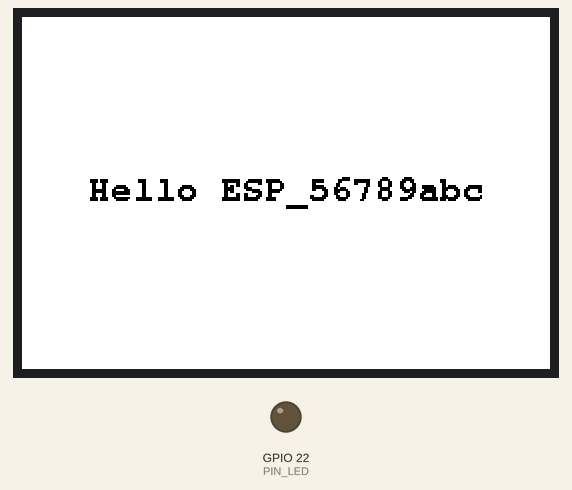
The sketch below on a simulated ESP32. On the bench: 264×176 colour display, output pins drawn as LEDs (lit = HIGH). WiFi joins after 1.5 s; servers stay silent unless stated; what the sketch prints to the serial monitor is not drawn.

Above: at 30.1 s.
At 46.1 s:
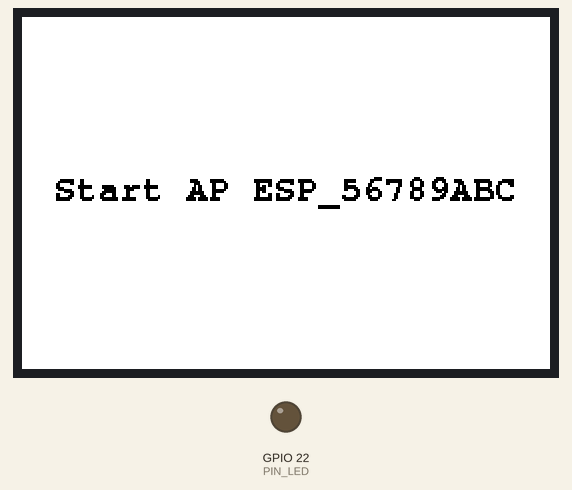
At 62.6 s:
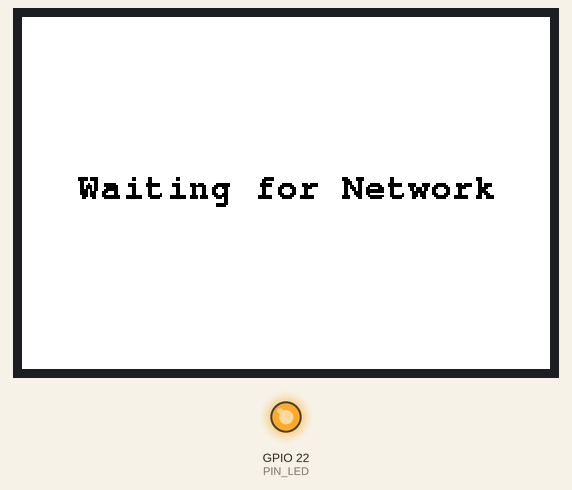
At 77.6 s:
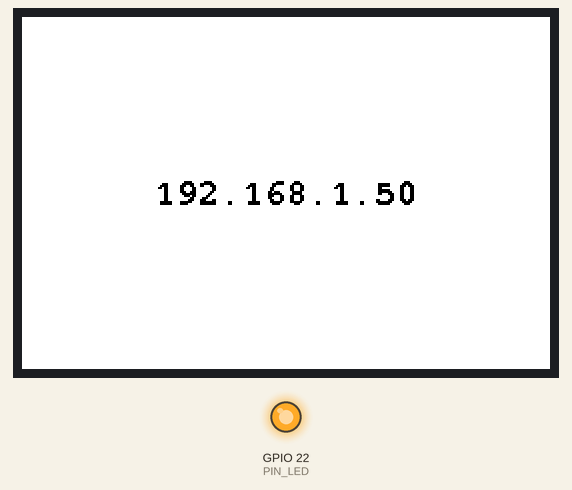

The sketch:

wificonnect.ino
```cpp
#include <esp_wifi.h>
#include <WiFi.h>
#include <WiFiClient.h>
// SPI is used by WiFi library
#include <SPI.h>

// Define must come before GxEPD2 includes
#define ENABLE_GxEPD2_GFX 1
#include <GxEPD2_BW.h>
#include <GxEPD2_3C.h>
#include <Fonts/FreeMonoBold9pt7b.h>
// 264x176

void initDisplay(GxEPD2_GFX& display);
void helloWorld(GxEPD2_GFX& display, const char *msg);
GxEPD2_3C<GxEPD2_270c, GxEPD2_270c::HEIGHT> display(GxEPD2_270c(/*CS=5*/ SS, /*DC=*/ 17, /*RST=*/ 16, /*BUSY=*/ 4));

char *ip_to_char(uint32_t ip);

#define COLORED     0
#define UNCOLORED   1

#define ESP_getChipId()   ((uint32_t)ESP.getEfuseMac())

#define LED_ON      LOW
#define LED_OFF     HIGH

// SSID and PW for Config Portal
String ssid = "ESP_" + String(ESP_getChipId(), HEX);
const char* password = "setup";

// SSID and PW for your Router
String Router_SSID;
String Router_Pass;

// Define must come before EPS_WiFiManager include
#define USE_AVAILABLE_PAGES     true
#include <ESP_WiFiManager.h>

const int PIN_LED = 22;

void heartBeatPrint(void)
{
  static int num = 1;

  if (WiFi.status() == WL_CONNECTED)
    Serial.print("H");        // H means connected to WiFi
  else
    Serial.print("F");        // F means not connected to WiFi

  if (num == 80)
  {
    Serial.println();
    num = 1;
  }
  else if (num++ % 10 == 0)
  {
    Serial.print(" ");
  }
}

void check_status()
{
  static ulong checkstatus_timeout = 0;

  //KH
#define HEARTBEAT_INTERVAL    10000L
  // Print hearbeat every HEARTBEAT_INTERVAL (10) seconds.
  if ((millis() > checkstatus_timeout) || (checkstatus_timeout == 0))
  {
    heartBeatPrint();
    checkstatus_timeout = millis() + HEARTBEAT_INTERVAL;
  }
}

char textBuffer[80];

void setup() {
  pinMode(PIN_LED, OUTPUT);
  digitalWrite(PIN_LED, LED_ON);

  // put your setup code here, to run once:
  Serial.begin(115200);

  initDisplay(display);

  unsigned long startedAt = millis();

  strcpy(textBuffer, "Hello ");
  strcat(textBuffer, ssid.c_str());
  helloWorld(display, textBuffer);

  delay(1000);

  ESP_WiFiManager ESP_wifiManager;
  ESP_wifiManager.setMinimumSignalQuality(-1);
  // Set static IP, Gateway, Subnetmask, DNS1 and DNS2. New in v1.0.5
  ESP_wifiManager.setSTAStaticIPConfig(IPAddress(192, 168, 2, 114), IPAddress(192, 168, 2, 1), IPAddress(255, 255, 255, 0),
                                       IPAddress(192, 168, 2, 1), IPAddress(8, 8, 8, 8));

  // We can't use WiFi.SSID() in ESP32as it's only valid after connected.
  // SSID and Password stored in ESP32 wifi_ap_record_t and wifi_config_t are also cleared in reboot
  // Have to create a new function to store in EEPROM/SPIFFS for this purpose
  Router_SSID = ESP_wifiManager.WiFi_SSID();
  Router_Pass = ESP_wifiManager.WiFi_Pass();

  //Remove this line if you do not want to see WiFi password printed
  Serial.println("Stored: SSID = " + Router_SSID );

  //Check if there is stored WiFi router/password credentials.
  //If not found, device will remain in configuration mode until switched off via webserver.
  Serial.print("Opening configuration portal.");

  if (Router_SSID != "")
  {
    ESP_wifiManager.setConfigPortalTimeout(60); //If no access point name has been previously entered disable timeout.
    Serial.println("Timeout 60s");
  }
  else
    Serial.println("No timeout");

  // SSID to uppercase
  ssid.toUpperCase();

  strcpy(textBuffer, "Start AP ");
  strcat(textBuffer, ssid.c_str());
  helloWorld(display, textBuffer);

  //it starts an access point
  //and goes into a blocking loop awaiting configuration
  if (!ESP_wifiManager.startConfigPortal((const char *) ssid.c_str(), password))
    Serial.println("Not connected to WiFi but continuing anyway.");
  else
    Serial.println("WiFi connected...yeey :)");

  digitalWrite(PIN_LED, LED_OFF); // Turn led off as we are not in configuration mode.

  // For some unknown reason webserver can only be started once per boot up
  // so webserver can not be used again in the sketch.
#define WIFI_CONNECT_TIMEOUT        30000L
#define WHILE_LOOP_DELAY            200L
#define WHILE_LOOP_STEPS            (WIFI_CONNECT_TIMEOUT / ( 3 * WHILE_LOOP_DELAY ))

  helloWorld(display, "Waiting for Network");

  startedAt = millis();
  while ( (WiFi.status() != WL_CONNECTED) && (millis() - startedAt < WIFI_CONNECT_TIMEOUT ) )
  {
    WiFi.mode(WIFI_STA);
    WiFi.persistent (true);
    // We start by connecting to a WiFi network

    Serial.print("Connecting to ");
    Serial.println(Router_SSID);

    WiFi.begin(Router_SSID.c_str(), Router_Pass.c_str());

    int i = 0;
    while ((!WiFi.status() || WiFi.status() >= WL_DISCONNECTED) && i++ < WHILE_LOOP_STEPS)
    {
      delay(WHILE_LOOP_DELAY);
    }
  }

  Serial.print("After waiting ");
  Serial.print((millis() - startedAt) / 1000);
  Serial.print(" secs more in setup(), connection result is ");

  if (WiFi.status() == WL_CONNECTED)
  {
    Serial.print("connected. Local IP: ");
    Serial.println(WiFi.localIP());
  }
  char *ip_str = ip_to_char(WiFi.localIP());
  Serial.println(ip_str);
  helloWorld(display, ip_str);
}

void loop() {
  // put your main code here, to run repeatedly:
  check_status();
  delay(5000);
}

static char ipCstring[16]; //size the char array large enough to hold 4 x 3 digit numbers + 3 x dot + null terminator

char *ip_to_char(const uint32_t ip) {
  utoa(((byte*)&ip)[0], ipCstring, 10); //put the first octet in the array
  for (byte octetCounter = 1; octetCounter < 4; ++octetCounter) {
    strcat(ipCstring, ".");
    char octetCstring[4]; //size the array for 3 digit number + null terminator
    utoa(((byte*)&ip)[octetCounter], octetCstring, 10);  //convert the octet to a string
    strcat(ipCstring, octetCstring);
  }
  return ipCstring;
}

void initDisplay(GxEPD2_GFX& display) {
  display.init(115200);
  display.setRotation(1);
  display.setFont(&FreeMonoBold9pt7b);
  display.setTextColor(GxEPD_BLACK);
  display.setFullWindow();
  display.fillScreen(GxEPD_WHITE);
  display.display(false);
}

void helloWorld(GxEPD2_GFX& display, const char* msg)
{
  int16_t tbx, tby; uint16_t tbw, tbh;
  display.getTextBounds(msg, 0, 0, &tbx, &tby, &tbw, &tbh);
  // center bounding box by transposition of origin:
  uint16_t x = ((display.width() - tbw) / 2) - tbx;
  uint16_t y = ((display.height() - tbh) / 2) - tby;
  display.fillScreen(GxEPD_WHITE);
  display.setCursor(x, y);
  display.print(msg);
  display.display(false);
}
```

Measured:
- what the display in image 0 shows lasts 16.0 s, from 30.1 s to 46.1 s
- what the display in image 1 shows lasts 16.5 s, from 46.1 s to 62.6 s
- what the display in image 2 shows lasts 15.0 s, from 62.6 s to 77.6 s
